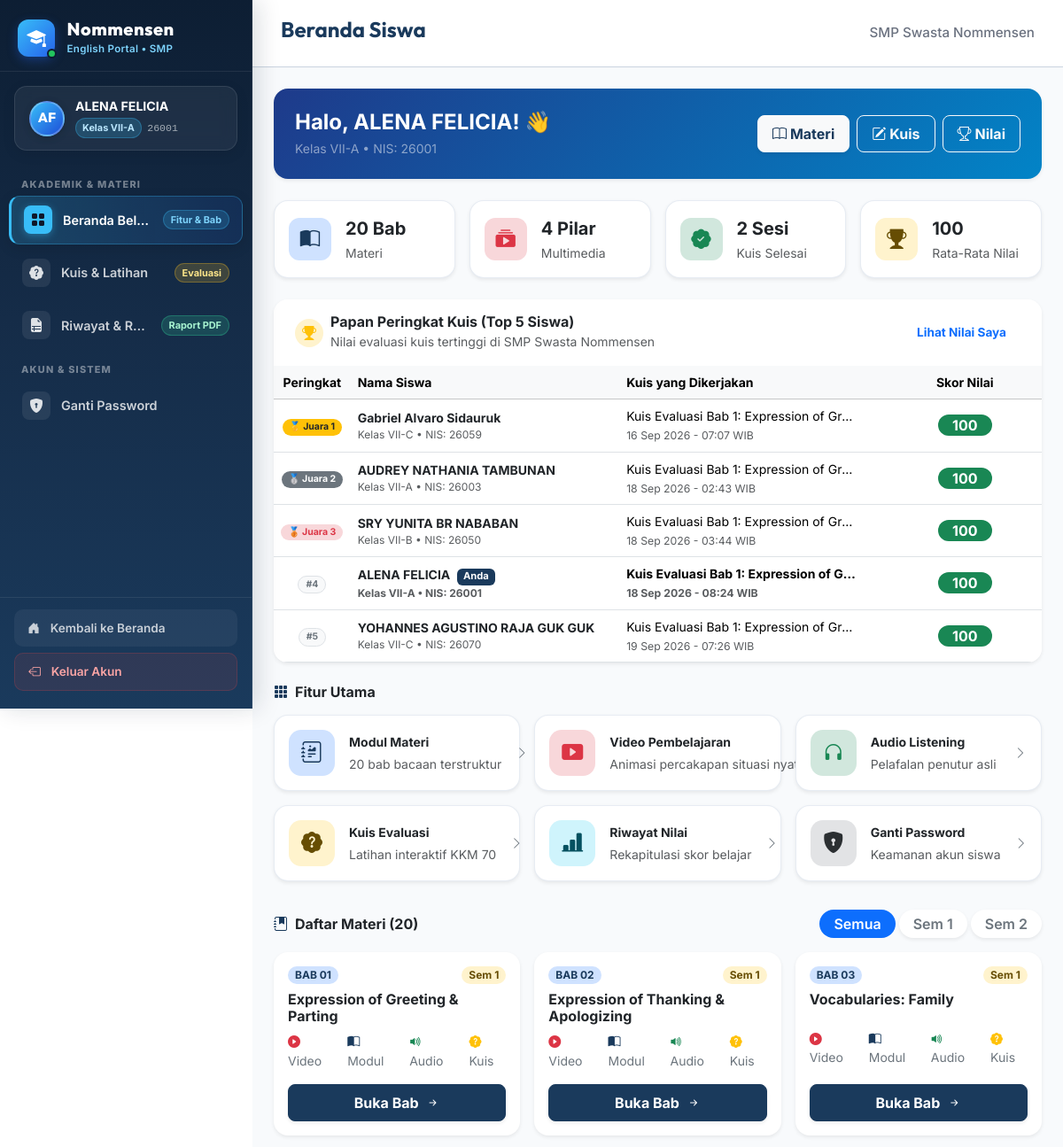
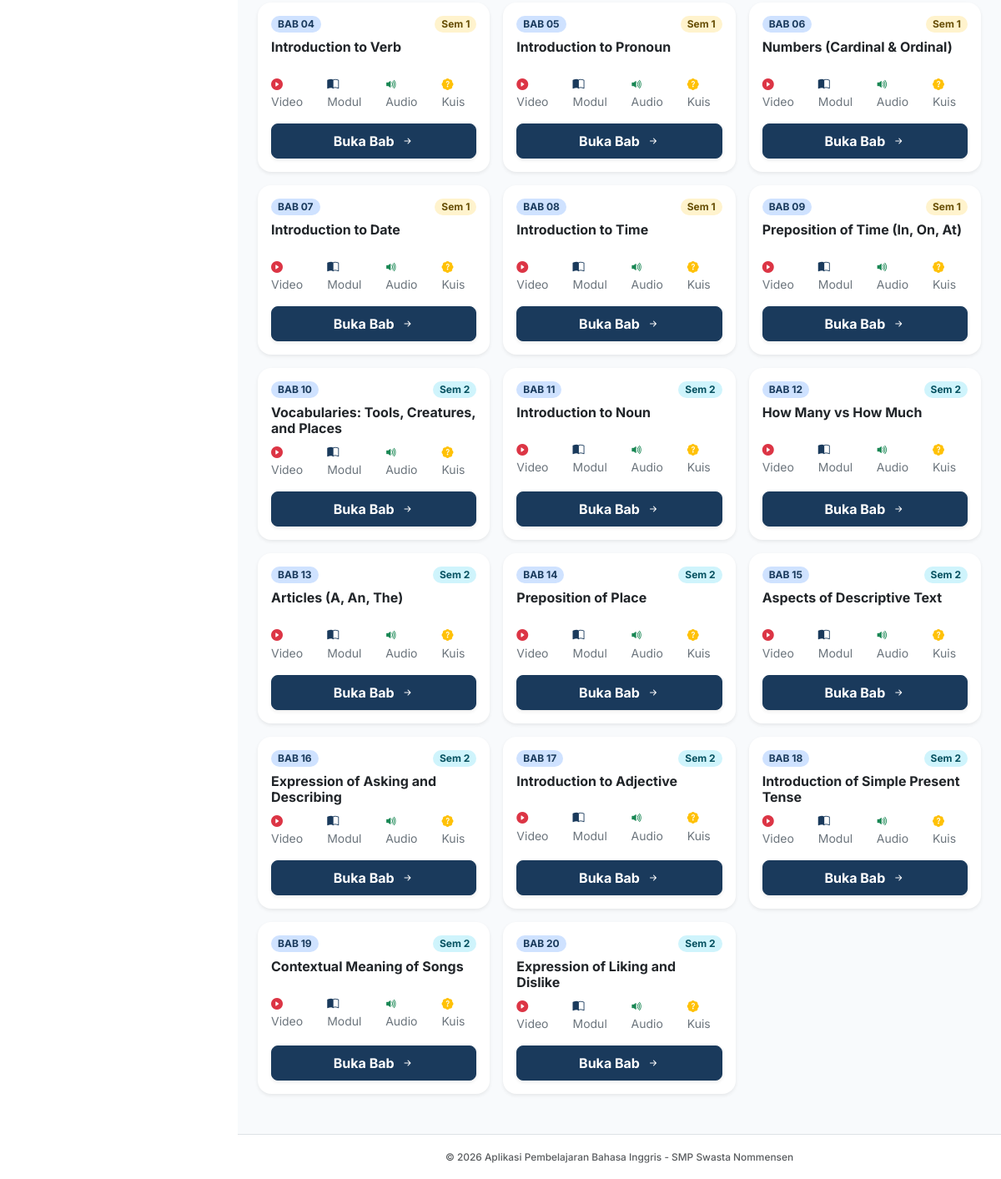
The page /siswa/menu.php (signed in) on the database its author committed (2 pictures, top to bottom).
### tables this page shows
CREATE TABLE `tb_hasil` (
  `id_hasil` int(11) NOT NULL AUTO_INCREMENT,
  `id_siswa` int(11) NOT NULL,
  `id_kuis` int(11) NOT NULL,
  `skor` int(11) NOT NULL,
  `jumlah_benar` int(11) NOT NULL,
  `jumlah_salah` int(11) NOT NULL,
  `waktu_selesai` timestamp NOT NULL DEFAULT current_timestamp(),
  PRIMARY KEY (`id_hasil`),
  KEY `id_siswa` (`id_siswa`),
  KEY `id_kuis` (`id_kuis`),
  CONSTRAINT `tb_hasil_ibfk_1` FOREIGN KEY (`id_siswa`) REFERENCES `tb_siswa` (`id_siswa`) ON DELETE CASCADE,
  CONSTRAINT `tb_hasil_ibfk_2` FOREIGN KEY (`id_kuis`) REFERENCES `tb_kuis` (`id_kuis`) ON DELETE CASCADE
);

CREATE TABLE `tb_siswa` (
  `id_siswa` int(11) NOT NULL AUTO_INCREMENT,
  `nis` varchar(20) NOT NULL,
  `nisn` varchar(20) DEFAULT NULL,
  `nama_siswa` varchar(100) NOT NULL,
  `password` varchar(255) NOT NULL,
  `kelas` varchar(50) NOT NULL,
  `last_login` datetime DEFAULT NULL,
  `created_at` timestamp NOT NULL DEFAULT current_timestamp(),
  PRIMARY KEY (`id_siswa`),
  UNIQUE KEY `nis` (`nis`),
  UNIQUE KEY `nisn` (`nisn`)
);

CREATE TABLE `tb_kuis` (
  `id_kuis` int(11) NOT NULL AUTO_INCREMENT,
  `judul_kuis` varchar(150) NOT NULL,
  `kategori_materi` varchar(50) NOT NULL,
  `waktu_pengerjaan` int(11) NOT NULL,
  `id_materi` int(11) DEFAULT NULL,
  `nilai_lulus` int(11) DEFAULT 70,
  `created_at` timestamp NOT NULL DEFAULT current_timestamp(),
  `id_guru` int(11) DEFAULT NULL,
  PRIMARY KEY (`id_kuis`),
  KEY `id_guru` (`id_guru`),
  KEY `id_materi` (`id_materi`),
  CONSTRAINT `tb_kuis_ibfk_1` FOREIGN KEY (`id_guru`) REFERENCES `tb_guru` (`id_guru`) ON DELETE SET NULL,
  CONSTRAINT `tb_kuis_ibfk_2` FOREIGN KEY (`id_materi`) REFERENCES `tb_materi` (`id_materi`) ON DELETE SET NULL
);

CREATE TABLE `tb_materi` (
  `id_materi` int(11) NOT NULL AUTO_INCREMENT,
  `kategori` varchar(50) NOT NULL,
  `semester` tinyint(1) NOT NULL DEFAULT 1,
  `urutan` int(11) NOT NULL DEFAULT 1,
  `judul_materi` varchar(150) NOT NULL,
  `ringkasan` text DEFAULT NULL,
  `konten_teks` text DEFAULT NULL,
  `created_at` timestamp NOT NULL DEFAULT current_timestamp(),
  `id_guru` int(11) DEFAULT NULL,
  PRIMARY KEY (`id_materi`),
  KEY `id_guru` (`id_guru`),
  CONSTRAINT `tb_materi_ibfk_1` FOREIGN KEY (`id_guru`) REFERENCES `tb_guru` (`id_guru`) ON DELETE SET NULL
);

### siswa/menu.php (the view, shortened to what the rows shown need)
<?php
require_once '../config.php';
$id_siswa = $_SESSION['siswa_id'] ?? 0;
$filter_sem = isset($_GET['semester']) ? intval($_GET['semester']) : 0;
$sql = "
    SELECT m.*, v.file_video, k.id_kuis
    FROM tb_materi m
    LEFT JOIN tb_video v ON m.id_materi = v.id_materi
    LEFT JOIN tb_kuis k ON m.id_materi = k.id_materi
";
$sql .= " ORDER BY m.urutan ASC";
$stmt = $pdo->prepare($sql);
if ($filter_sem === 1 || $filter_sem === 2) {
    $stmt->execute(['sem' => $filter_sem]);
} else {
    $stmt->execute();
}
$materi_list = $stmt->fetchAll();
$total_all = $pdo->query("SELECT COUNT(*) FROM tb_materi")->fetchColumn();
try {
    $stmt_lead = $pdo->query("
        SELECT h.*, s.nama_siswa, s.nis, s.kelas, k.judul_kuis
        FROM tb_hasil h
        JOIN tb_siswa s ON h.id_siswa = s.id_siswa
        JOIN tb_kuis k ON h.id_kuis = k.id_kuis
        WHERE s.kelas LIKE 'VII-%'
        ORDER BY h.skor DESC, h.jumlah_benar DESC, h.waktu_selesai ASC
        LIMIT 5
    ");
    $top_leaderboard = $stmt_lead->fetchAll();
} catch (PDOException $e) {
    $top_leaderboard = [];
}
require_once '../includes/header.php';
require_once '../includes/sidebar.php';
?>
<main class="siswa-main">
    <header class="siswa-header">
        <h1>Beranda Siswa</h1>
    </header>
    <div class="siswa-content container-fluid px-3 px-md-4 py-4">
        <div class="card border-0 shadow-sm rounded-4 mb-4 text-white overflow-hidden" style="background: linear-gradient(135deg, #1e3a8a 0%, #0284c7 100%);">
            <div class="card-body p-4">
                <div class="d-flex flex-column flex-md-row align-items-md-center justify-content-between gap-3">
                    <div>
                        <h2 class="h4 fw-bold text-white mb-1">
                            Halo, <?= htmlspecialchars($_SESSION['siswa_nama']) ?>! 👋
                        </h2>
                    </div>
                </div>
            </div>
        </div>
        <?php if (!empty($top_leaderboard)): ?>
        <div class="card border-0 shadow-sm rounded-4 mb-4 bg-white overflow-hidden">
            <div class="card-body p-0">
                <div class="table-responsive">
                    <table class="table table-hover align-middle mb-0 small">
                        <thead class="table-light">
                            <tr>
                                <th style="width: 10%; text-align: center;">Peringkat</th>
                                <th style="width: 35%;">Nama Siswa</th>
                                <th style="width: 35%;">Kuis yang Dikerjakan</th>
                                <th style="width: 20%; text-align: center;">Skor Nilai</th>
                            </tr>
                        </thead>
                        <tbody>
                            <?php foreach ($top_leaderboard as $idx => $lead): ?>
                                <?php
                                $pos = $idx + 1;
                                $medal = $pos === 1 ? '🥇 Juara 1' : ($pos === 2 ? '🥈 Juara 2' : ($pos === 3 ? '🥉 Juara 3' : '#' . $pos));
                                $is_me = ($lead['id_siswa'] == $id_siswa);
                                ?>
                                <tr class="<?= $is_me ? 'table-primary-subtle fw-bold' : '' ?>">
                                    <td style="text-align: center;">
                                        <span class="badge <?= $pos === 1 ? 'bg-warning text-dark' : ($pos === 2 ? 'bg-secondary text-white' : ($pos === 3 ? 'bg-danger-subtle text-danger' : 'bg-light text-secondary border')) ?> rounded-pill px-2 py-1">
                                            <?= $medal ?>
                                        </span>
                                    </td>
                                    <td>
                                        <div class="fw-bold text-dark">
                                            <?= htmlspecialchars($lead['nama_siswa']) ?>
                                            <?php if ($is_me): ?>
                                                <span class="badge bg-primary ms-1" style="font-size: 0.7rem;">Anda</span>
                                            <?php endif; ?>
                                        </div>
                                        <div class="text-muted" style="font-size: 0.75rem;">
                                            Kelas <?= htmlspecialchars($lead['kelas']) ?> &bull; NIS: <?= htmlspecialchars($lead['nis']) ?>
                                        </div>
                                    </td>
                                    <td>
                                        <div class="text-truncate" style="max-width: 260px;" title="<?= htmlspecialchars($lead['judul_kuis']) ?>">
                                            <?= htmlspecialchars($lead['judul_kuis']) ?>
                                        </div>
                                        <small class="text-muted"><?= date('d M Y - H:i', strtotime($lead['waktu_selesai'])) ?> WIB</small>
                                    </td>
                                    <td style="text-align: center;">
                                        <span class="badge <?= $lead['skor'] >= 70 ? 'bg-success text-white' : 'bg-primary text-white' ?> fs-6 px-3 py-1 rounded-pill">
                                            <?= $lead['skor'] ?>
                                        </span>
                                    </td>
                                </tr>
                            <?php endforeach; ?>
                        </tbody>
                    </table>
                </div>
            </div>
        </div>
        <?php endif; ?>
        <div class="mb-4">
            <h2 class="h6 fw-bold text-dark mb-3 d-flex align-items-center gap-2">
                <i class="bi bi-grid-3x3-gap-fill text-primary"></i>
                <span>Fitur Utama</span>
            </h2>
        </div>
        <div class="mb-4 pt-2" id="daftar-materi">
            <div class="d-flex align-items-center justify-content-between flex-wrap gap-2 mb-3">
                <h2 class="h6 fw-bold text-dark mb-0 d-flex align-items-center gap-2">
                    <i class="bi bi-journal-bookmark-fill text-primary"></i>
                    <span>Daftar Materi (<?= $total_all ?>)</span>
                </h2>
            </div>
            <?php if (empty($materi_list)): ?>
                <div class="alert alert-light border border-dashed rounded-4 p-4 text-center text-muted shadow-sm">
                    Belum ada materi untuk semester ini.
                </div>
            <?php else: ?>
                <div class="row row-cols-1 row-cols-md-2 row-cols-xl-3 g-3">
                    <?php foreach ($materi_list as $m): ?>
                        <div class="col">
                            <div class="card h-100 border-0 shadow-sm rounded-4 bg-white p-3 d-flex flex-column justify-content-between">
                                <div>
                                    <div class="d-flex justify-content-between align-items-center mb-2">
                                        <span class="badge bg-primary-subtle text-primary fw-bold rounded-pill px-2 py-1 small">
                                            BAB <?= sprintf("%02d", $m['urutan']) ?>
                                        </span>
                                        <span class="badge <?= $m['semester'] == 1 ? 'bg-warning-subtle text-warning-emphasis' : 'bg-info-subtle text-info-emphasis' ?> rounded-pill px-2 py-1 small">
                                            Sem <?= htmlspecialchars($m['semester']) ?>
                                        </span>
                                    </div>
                                    <h3 class="h6 fw-bold text-dark mb-2" style="min-height: 2.2rem;">
                                        <?= htmlspecialchars($m['judul_materi']) ?>
                                    </h3>
                                    <div class="d-flex align-items-center gap-3 text-secondary small mb-3">
                                        <span title="Tersedia Video"><i class="bi bi-play-circle-fill text-danger me-1"></i>Video</span>
                                        <span title="Tersedia Modul"><i class="bi bi-book-half text-primary me-1"></i>Modul</span>
                                        <span title="Tersedia Audio"><i class="bi bi-volume-up-fill text-success me-1"></i>Audio</span>
                                        <span title="Tersedia Kuis"><i class="bi bi-patch-question-fill text-warning me-1"></i>Kuis</span>
                                    </div>
                                </div>
                                <a href="materi_detail.php?id=<?= $m['id_materi'] ?>" class="btn btn-primary w-100 rounded-3 fw-bold py-2 small shadow-sm d-flex align-items-center justify-content-center gap-2">
                                    <span>Buka Bab</span>
                                    <i class="bi bi-arrow-right-short"></i>
                                </a>
                            </div>
                        </div>
                    <?php endforeach; ?>
                </div>
            <?php endif; ?>
        </div>
    </div>
<?php require_once '../includes/footer.php'; ?>

### rows shown on the page
tb_hasil: medal "🥇 Juara 1", id_siswa.nama_siswa "Gabriel Alvaro Sidauruk", id_siswa.kelas "VII-C", id_siswa.nis "26059", id_kuis.judul_kuis "Kuis Evaluasi Bab 1: Expression of Gr…", waktu_selesai "16 Sep 2026 - 07:07", skor "100"
tb_hasil: medal "🥈 Juara 2", id_siswa.nama_siswa "AUDREY NATHANIA TAMBUNAN", id_siswa.kelas "VII-A", id_siswa.nis "26003", id_kuis.judul_kuis "Kuis Evaluasi Bab 1: Expression of Gr…", waktu_selesai "18 Sep 2026 - 02:43", skor "100"
tb_hasil: medal "🥉 Juara 3", id_siswa.nama_siswa "SRY YUNITA BR NABABAN", id_siswa.kelas "VII-B", id_siswa.nis "26050", id_kuis.judul_kuis "Kuis Evaluasi Bab 1: Expression of Gr…", waktu_selesai "18 Sep 2026 - 03:44", skor "100"
tb_hasil: medal "#4", id_siswa.nama_siswa "ALENA FELICIA", shows "Anda", id_siswa.kelas "VII-A", id_siswa.nis "26001", id_kuis.judul_kuis "Kuis Evaluasi Bab 1: Expression of G…", waktu_selesai "18 Sep 2026 - 08:24", skor "100"
tb_hasil: medal "#5", id_siswa.nama_siswa "YOHANNES AGUSTINO RAJA GUK GUK", id_siswa.kelas "VII-C", id_siswa.nis "26070", id_kuis.judul_kuis "Kuis Evaluasi Bab 1: Expression of Gr…", waktu_selesai "19 Sep 2026 - 07:26", skor "100"
tb_materi: urutan "01", semester "1", judul_materi "Expression of Greeting & Parting"
tb_materi: urutan "02", semester "1", judul_materi "Expression of Thanking & Apologizing"
tb_materi: urutan "03", semester "1", judul_materi "Vocabularies: Family"
tb_materi: urutan "04", semester "1", judul_materi "Introduction to Verb"
tb_materi: urutan "05", semester "1", judul_materi "Introduction to Pronoun"
tb_materi: urutan "06", semester "1", judul_materi "Numbers (Cardinal & Ordinal)"
tb_materi: urutan "07", semester "1", judul_materi "Introduction to Date"
tb_materi: urutan "08", semester "1", judul_materi "Introduction to Time"
tb_materi: urutan "09", semester "1", judul_materi "Preposition of Time (In, On, At)"
tb_materi: urutan "10", semester "2", judul_materi "Vocabularies: Tools, Creatures, and Places"
tb_materi: urutan "11", semester "2", judul_materi "Introduction to Noun"
tb_materi: urutan "12", semester "2", judul_materi "How Many vs How Much"
tb_materi: urutan "13", semester "2", judul_materi "Articles (A, An, The)"
tb_materi: urutan "14", semester "2", judul_materi "Preposition of Place"
tb_materi: urutan "15", semester "2", judul_materi "Aspects of Descriptive Text"
tb_materi: urutan "16", semester "2", judul_materi "Expression of Asking and Describing"
tb_materi: urutan "17", semester "2", judul_materi "Introduction to Adjective"
tb_materi: urutan "18", semester "2", judul_materi "Introduction of Simple Present Tense"
tb_materi: urutan "19", semester "2", judul_materi "Contextual Meaning of Songs"
tb_materi: urutan "20", semester "2", judul_materi "Expression of Liking and Dislike"

### other values the page prints
$initials "AF"
$nama_siswa "ALENA FELICIA"
$kelas_siswa "VII-A"
$nis_siswa "26001"
$_SESSION['siswa_nama'] "ALENA FELICIA"
$_SESSION['siswa_kelas'] "VII-A"
$_SESSION['siswa_nis'] "26001"
$total_all "20"
$total_kuis_selesai "2"
$rata_rata_skor "100"
